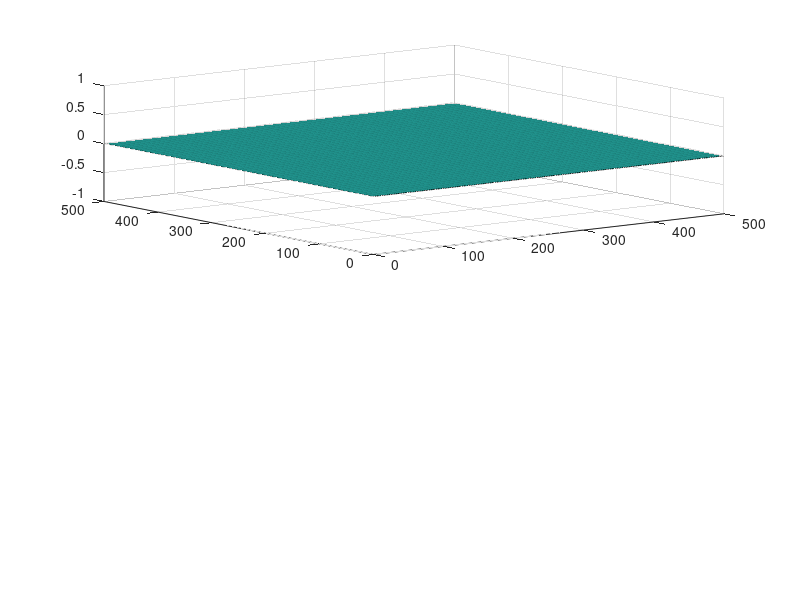

The MATLAB script that drew this image: (Note: this script raises an error after producing the figure.)
%Simulation of the transition between 1s and 2p of a hydrogen atom in a
%laser field, displaying probability distribution of electron and evolution
%of the Bloch vector.
%Please allow some time for program to run

clear all
close all

%Define constants
e = 1.602e-19;
h = 6.626e-34;
hbar = h/(2*pi);
a0 = 5.292e-11;
Ryd = 1.09678e7; %Using Rh for hydrogen
c = 299792458;

%Input variables
%This controls the transition process
E0 = 1e6; %Laser field amplitude
Om = a0 / (2*sqrt(2)) * e * E0 / hbar; %Rabi frequency
d = 0; %1e10; %Detuning
Ga = 0; %1e10; %Decay, for example spontaneous emission
tstart = 0;
tend = 2.20e-10;
numpoints = 200;

%Frequencies for the states
w1 = 2*pi*c*Ryd; %1s
w2 = 2*pi*c*Ryd / 4; %2p

%Bloch equations
udot = @(t, R) -Ga/2 * R(1) + d * R(2);
vdot = @(t, R) -d * R(1) - Ga/2 * R(2) + Om * R(3);
wdot = @(t, R) -Om * R(2) - Ga * (R(3) + 1);

ODEFUN = @(t, R) [udot(t, R); vdot(t, R); wdot(t, R)];
TSPAN = linspace(tstart, tend, numpoints);
R0 = [0; 0; 1];

%Solve the Bloch equations
[T, R] = ode45(ODEFUN, TSPAN, R0);

u = R(:, 1);
v = R(:, 2);
w = R(:, 3);

%Coefficients for wavefunction
r12 = (u + 1i*v) / 2;
r21 = (u - 1i*v) / 2;
r11 = (w + 1) / 2;
r22 = (1 - w) / 2;

%Eigenfunctions for 1s and 2p
phi1 = @(x, y) sqrt(1/(4*pi)) * (1/a0)^(3/2) * 2 * exp(-sqrt(x^2 + y^2) / a0);
phi2 = @(x, y) sqrt(3/(4*pi)) * y / sqrt(x^2 + y^2) * (1/(2*a0))^(3/2) * ...
    2 * (1 - sqrt(x^2 + y^2)/a0) * exp(-sqrt(x^2 + y^2) / a0);

linepoints = 500;
x = linspace(-1 * a0, 1 * a0, linepoints);
[X, Y] = meshgrid(x);
Z = zeros(linepoints, linepoints);

for j = 1 : linepoints
    for k = 1 : linepoints
        Phis1(j, k) = phi1(X(j, k), Y(j, k));
        Phis2(j, k) = phi2(X(j, k), Y(j, k));
    end
end
Phi1abs = abs(Phis1).^2;
Phi2abs = abs(Phis2).^2;

Zs = zeros(linepoints, linepoints, numpoints);
for t = 1 : length(T)
    Zs(:, :, t) = r11(t) * Phi1abs + r22(t) * Phi2abs + ...
        (r12(t) * exp(1i * (w2 - w1) * T(t)) + r21(t) * exp(1i * (w1 - w2) * T(t))) .* Phis1 .* Phis2;
end

fig = figure;
set(fig, 'Visible', 'on', 'position', [1 1 500 1000])

pl1 = subplot(2,1,1);
s = surf(pl1, Z);
s.EdgeColor = 'none';
colormap hot;
view(2)

pl2 = subplot(2,1,2);
axis([-1 1 -1 1 -1 1])
view(25, 25)
hold(pl2)
q = quiver3(pl2, 0, 0, 0, u(1), v(1), w(1));
pl3 = plot3(pl2, [u(1) u(1)], [v(1) v(1)], [w(1) w(1)], 'blue', 'LineWidth', 2);
[h1, h2, h3] = sphere;
mesh(pl2, h1, h2, h3, zeros(length(h1)), 'FaceAlpha', 0.1)
xline(0, '-', 'v');
yline(0, '-', 'u');
hold(pl2)

%Store the plots of the probability distribution of electron, and the Bloch vector
for t = 1 : length(T)
    s.ZData = Zs(:, :, t);
    
    %Bloch sphere
    q.UData = u(t);
    q.VData = v(t);
    q.WData = w(t);
    if t > 2
        hold on
        plot3(pl2, [u(t) u(t - 1)], [v(t) v(t - 1)], [w(t) w(t - 1)], 'blue', 'LineWidth', 2);
        hold off
    end

    drawnow
    storeMovie(t) = getframe(fig);
end

%Display the plots
[height, width, p] = size(storeMovie(1).cdata);
fig2 = figure;
axis off
set(fig2, 'position', [50 50 width height])
buttonReplay = uicontrol;
buttonReplay.String = 'Replay';
buttonReplay.Callback = @(~, ~) movie(fig2, storeMovie);
movie(fig2, storeMovie)